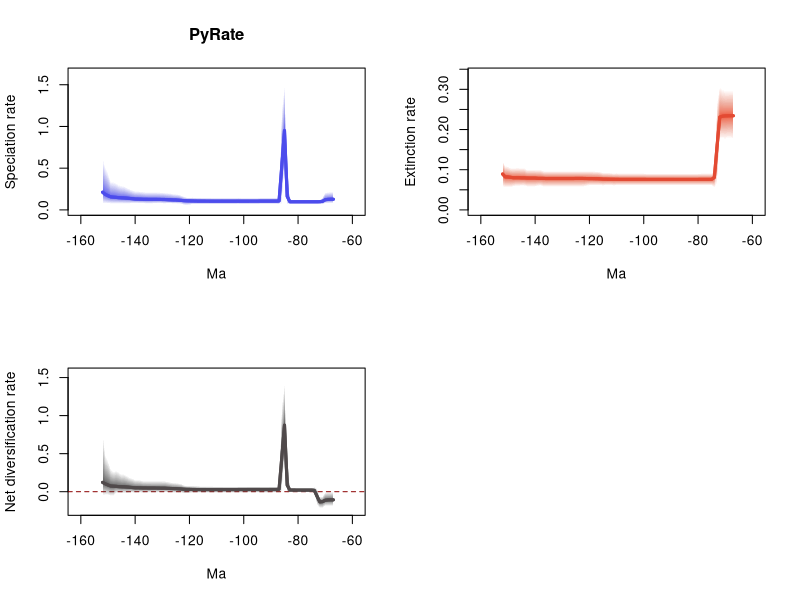

Write the R code that produced this figure.
# 1 files combined:
# 	./PyRate_Inputs_2_BDMCMC_Grj_marginal_rates.log

# 95% HPDs calculated using code from Biopy (https://www.cs.auckland.ac.nz/~yhel002/biopy/)

pdf(file='./PyRate_Inputs_2_BDMCMC_Grj_marginal_rates_RTT.pdf',width=10.8, height=8.4)
par(mfrow=c(2,2))
library(scales)
plot_RTT <- function (age,hpd_M,hpd_m,mean_m,color){
    N=100
    beta=(1:(N-1))/N
    alpha_shape=0.25
    cat=1-(beta^(1./alpha_shape))
    for (i in 1:(N-1)){
        trans= 1/N + 2/N
        polygon(c(age, rev(age)), c(hpd_M-((hpd_M-mean_m)*cat[i]), rev(hpd_m+((mean_m-hpd_m)*cat[i]))), col = alpha(color,trans), border = NA)
    }
    lines(rev(age), rev(mean_m), col = color, lwd=3)
}
    
L_hpd_m95=c(NA, NA,NA,NA,NA,NA,NA,NA,NA,NA,NA,NA,NA,NA,NA,NA,NA,NA,NA,NA,NA,NA,NA,NA,NA,NA,NA,NA,NA,NA,NA,NA,NA,NA,NA,NA,NA,NA,NA,NA,NA,NA,NA,NA,NA,NA,NA,NA,NA,NA,NA,NA,NA,NA,NA,NA,NA,NA,NA,NA,NA,NA,NA,NA,NA,NA,NA,0.079467874954131,0.079467874954131,0.077486979693998,0.07736190390751,0.06548839644122,0.071862126111091,0.071862126111091,0.071862126111091,0.071862126111091,0.071862126111091,0.071862126111091,0.071862126111091,0.071862126111091,0.071862126111091,0.071862126111091,0.071862126111091,0.071862126111091,0.06548839644122,0.521409670140717,0.053402947444052,0.066152035489727,0.068837643251593,0.068972946316253,0.068972946316253,0.068972946316253,0.068972946316253,0.068972946316253,0.068972946316253,0.06555294754684,0.06555294754684,0.06555294754684,0.06555294754684,0.066152035489727,0.066152035489727,0.066152035489727,0.067839044988618,0.066152035489727,0.066152035489727,0.066152035489727,0.066152035489727,0.066152035489727,0.066152035489727,0.066152035489727,0.066152035489727,0.066152035489727,0.066224862062059,0.066224862062059,0.066152035489727,0.066152035489727,0.066152035489727,0.066152035489727,0.066152035489727,0.06555294754684,0.057841090655854,0.055084916725938,0.057841090655854,0.068972946316253,0.073137447653403,0.073137447653403,0.073137447653403,0.077266917405368,0.077266917405368,0.073137447653403,0.075221656885362,0.077323567506097,0.075753527011583,0.075753527011583,0.073137447653403,0.073137447653403,0.073137447653403,0.076337026006038,0.076337026006038,0.077323567506097,0.077323567506097,0.077380266360024,0.073137447653403,0.073137447653403,0.073137447653403,0.073137447653403,0.073137447653403,0.073137447653403,0.073137447653403,0.073137447653403,0.073137447653403,0.073137447653403,0.073137447653403)
L_hpd_M95=c(NA, NA,NA,NA,NA,NA,NA,NA,NA,NA,NA,NA,NA,NA,NA,NA,NA,NA,NA,NA,NA,NA,NA,NA,NA,NA,NA,NA,NA,NA,NA,NA,NA,NA,NA,NA,NA,NA,NA,NA,NA,NA,NA,NA,NA,NA,NA,NA,NA,NA,NA,NA,NA,NA,NA,NA,NA,NA,NA,NA,NA,NA,NA,NA,NA,NA,NA,0.21657644146823,0.21657644146823,0.214002628949855,0.208599837233736,0.147101089733487,0.120831253555493,0.119413182196658,0.119413182196658,0.119413182196658,0.119413182196658,0.119413182196658,0.119817782061356,0.119817782061356,0.119817782061356,0.119817782061356,0.119817782061356,0.119817782061356,0.65825457091841,1.485934615252163,1.204000220856097,0.144996465820708,0.145671254711422,0.145671254711422,0.145671254711422,0.145671254711422,0.145671254711422,0.145671254711422,0.145671254711422,0.142338045593646,0.142338045593646,0.142338045593646,0.142338045593646,0.143554028840364,0.143554028840364,0.143554028840364,0.145671254711422,0.144568152117688,0.144568152117688,0.144568152117688,0.144568152117688,0.144568152117688,0.144996465820708,0.144568152117688,0.144568152117688,0.144568152117688,0.14541087387409,0.14541087387409,0.145671254711422,0.145671254711422,0.147479881793191,0.148370336052747,0.148928027491548,0.150386617866367,0.149292543931053,0.150386617866367,0.159803580938709,0.174711938834277,0.186930701323874,0.190117407779038,0.192839212411851,0.200726422727576,0.202733311463274,0.206349697935972,0.209720091424112,0.212463857696318,0.21258837890584,0.21258837890584,0.21258837890584,0.21258837890584,0.213203832985523,0.2177726481685,0.222265283351015,0.225487410366207,0.225879873567588,0.23799331450822,0.25315556138519,0.268911885926953,0.286663089675768,0.291995540852498,0.300808867476464,0.323496847213657,0.33709891370386,0.341955791212132,0.44621606017545,0.524458897532627,0.642096446229698)
M_hpd_m95=c(NA, NA,NA,NA,NA,NA,NA,NA,NA,NA,NA,NA,NA,NA,NA,NA,NA,NA,NA,NA,NA,NA,NA,NA,NA,NA,NA,NA,NA,NA,NA,NA,NA,NA,NA,NA,NA,NA,NA,NA,NA,NA,NA,NA,NA,NA,NA,NA,NA,NA,NA,NA,NA,NA,NA,NA,NA,NA,NA,NA,NA,NA,NA,NA,NA,NA,NA,0.175044402779152,0.176079889055142,0.176617217355911,0.175044402779152,0.176079889055142,0.176079889055142,0.061768248805669,0.055311041855206,0.060601260247764,0.060601260247764,0.060742226500182,0.060742226500182,0.060742226500182,0.060500238583062,0.060500238583062,0.060500238583062,0.060500238583062,0.060500238583062,0.060500238583062,0.060500238583062,0.060500238583062,0.060500238583062,0.060500238583062,0.060500238583062,0.060500238583062,0.060500238583062,0.060500238583062,0.060500238583062,0.060500238583062,0.060500238583062,0.060500238583062,0.060500238583062,0.060500238583062,0.060742226500182,0.060601260247764,0.060601260247764,0.060601260247764,0.060601260247764,0.060601260247764,0.060601260247764,0.060601260247764,0.060500238583062,0.060500238583062,0.060500238583062,0.059628357695977,0.060742226500182,0.060742226500182,0.060500238583062,0.059628357695977,0.060500238583062,0.060742226500182,0.060500238583062,0.060500238583062,0.060500238583062,0.058996451752429,0.057337148335961,0.05714696028546,0.05714696028546,0.05714696028546,0.05714696028546,0.05714696028546,0.05714696028546,0.05714696028546,0.05714696028546,0.05714696028546,0.05714696028546,0.05714696028546,0.05714696028546,0.05714696028546,0.05714696028546,0.05714696028546,0.059628357695977,0.058996451752429,0.05714696028546,0.05714696028546,0.05714696028546,0.05714696028546,0.059260176939047,0.059260176939047,0.058996451752429,0.058996451752429,0.057337148335961,0.055311041855206,0.055311041855206,0.055311041855206,0.05714696028546)
M_hpd_M95=c(NA, NA,NA,NA,NA,NA,NA,NA,NA,NA,NA,NA,NA,NA,NA,NA,NA,NA,NA,NA,NA,NA,NA,NA,NA,NA,NA,NA,NA,NA,NA,NA,NA,NA,NA,NA,NA,NA,NA,NA,NA,NA,NA,NA,NA,NA,NA,NA,NA,NA,NA,NA,NA,NA,NA,NA,NA,NA,NA,NA,NA,NA,NA,NA,NA,NA,NA,0.298852498275703,0.298852498275703,0.298852498275703,0.298852498275703,0.301991812421138,0.308512883002049,0.268693541280626,0.096665206301627,0.091160833334138,0.091160833334138,0.091160833334138,0.091160833334138,0.091160833334138,0.090788613980757,0.090788613980757,0.090788613980757,0.090788613980757,0.090788613980757,0.090788613980757,0.090788613980757,0.090788613980757,0.090788613980757,0.090788613980757,0.090788613980757,0.090788613980757,0.090788613980757,0.090788613980757,0.090788613980757,0.090788613980757,0.090788613980757,0.090788613980757,0.090788613980757,0.090788613980757,0.091160833334138,0.091160833334138,0.091160833334138,0.091160833334138,0.091160833334138,0.091160833334138,0.091160833334138,0.091160833334138,0.091160833334138,0.091160833334138,0.091840131366093,0.091160833334138,0.092287762032109,0.092664076910045,0.092920530960312,0.092664076910045,0.095012600150515,0.096233759346944,0.096233759346944,0.096665206301627,0.096665206301627,0.096665206301627,0.096377329292677,0.096665206301627,0.096665206301627,0.096665206301627,0.096665206301627,0.096665206301627,0.096665206301627,0.096665206301627,0.096665206301627,0.096665206301627,0.096665206301627,0.096665206301627,0.096665206301627,0.096665206301627,0.096665206301627,0.097166939398045,0.100175753155823,0.0998177942582,0.100175753155823,0.100175753155823,0.100175753155823,0.100175753155823,0.104583327727564,0.104583327727564,0.105015916511353,0.105015916511353,0.104583327727564,0.104583327727564,0.108346181986066,0.109668708909584,0.124251570918582)
R_hpd_m95=c(NA, NA,NA,NA,NA,NA,NA,NA,NA,NA,NA,NA,NA,NA,NA,NA,NA,NA,NA,NA,NA,NA,NA,NA,NA,NA,NA,NA,NA,NA,NA,NA,NA,NA,NA,NA,NA,NA,NA,NA,NA,NA,NA,NA,NA,NA,NA,NA,NA,NA,NA,NA,NA,NA,NA,NA,NA,NA,NA,NA,NA,NA,NA,NA,NA,NA,NA,-0.189067711710479,-0.190784569427452,-0.189387338392353,-0.189387338392353,-0.2165210216,-0.217204399214319,-0.178436844557174,-0.010912578863457,-0.008266644240238,-0.008266644240238,-0.008086550215517,-0.008442399171033,-0.008442399171033,-0.008266644240238,-0.008266644240238,-0.008266644240238,-0.008266644240238,-0.015775872011747,0.448757679480777,-0.02016935634339,-0.0141168435684,-0.0141168435684,-0.012840583938158,-0.012840583938158,-0.0141168435684,-0.0141168435684,-0.0141168435684,-0.0141168435684,-0.012840583938158,-0.012840583938158,-0.012840583938158,-0.012840583938158,-0.0141168435684,-0.0141168435684,-0.0141168435684,-0.014484718471656,-0.0141168435684,-0.0141168435684,-0.0141168435684,-0.0141168435684,-0.0141168435684,-0.0141168435684,-0.0141168435684,-0.014484718471656,-0.0141168435684,-0.0141168435684,-0.0141168435684,-0.013801880671896,-0.013801880671896,-0.014946960714705,-0.013801880671896,-0.014484718471656,-0.014946960714705,-0.020355918079609,-0.022733451400227,-0.025683131883554,-0.014484718471656,-0.016948756075905,-0.014946960714705,-0.014946960714705,-0.0141168435684,-0.012317972503957,-0.010217549441163,-0.012317972503957,-0.012317972503957,-0.013248270366863,-0.013248270366863,-0.014946960714705,-0.014946960714705,-0.0141168435684,-0.018371036333671,-0.0141168435684,-0.013248270366863,-0.018371036333671,-0.0141168435684,-0.018371036333671,-0.025226360593583,-0.018371036333671,-0.025226360593583,-0.018371036333671,-0.020355918079609,-0.05804012308672,-0.05804012308672,-0.046834440641332,-0.046834440641332,-0.05804012308672)
R_hpd_M95=c(NA, NA,NA,NA,NA,NA,NA,NA,NA,NA,NA,NA,NA,NA,NA,NA,NA,NA,NA,NA,NA,NA,NA,NA,NA,NA,NA,NA,NA,NA,NA,NA,NA,NA,NA,NA,NA,NA,NA,NA,NA,NA,NA,NA,NA,NA,NA,NA,NA,NA,NA,NA,NA,NA,NA,NA,NA,NA,NA,NA,NA,NA,NA,NA,NA,NA,NA,-0.000351744054703,-0.002314833765185,-0.002735842985813,-0.004884696513751,-0.062406466045426,-0.07051592561335,0.044107700891375,0.059741041169903,0.046263984367121,0.046263984367121,0.046263984367121,0.046263984367121,0.046263984367121,0.046263984367121,0.046263984367121,0.046263984367121,0.046263984367121,0.57908056255544,1.411932190200443,1.13543600188487,0.069826049321548,0.067112138511274,0.068069582706322,0.068069582706322,0.067112138511274,0.067112138511274,0.067112138511274,0.067112138511274,0.068069582706322,0.068069582706322,0.068069582706322,0.068069582706322,0.067112138511274,0.067112138511274,0.067112138511274,0.067112138511274,0.068069582706322,0.068069582706322,0.068069582706322,0.068069582706322,0.068069582706322,0.069826049321548,0.069826049321548,0.069826049321548,0.069826049321548,0.070587254776356,0.070587254776356,0.071314148478837,0.071314148478837,0.071314148478837,0.075212051627633,0.076711310154261,0.078473466416261,0.077388242977861,0.078473466416261,0.084798103968821,0.105193195593718,0.111697893441568,0.117743037462514,0.119922258955862,0.126166042963378,0.134120741494329,0.141840107207479,0.141840107207479,0.141840107207479,0.141840107207479,0.141840107207479,0.141840107207479,0.141840107207479,0.143186687910868,0.143186687910868,0.155226839063121,0.158745898367047,0.158745898367047,0.176824721924834,0.189423253909343,0.211139065494573,0.233966770794926,0.233966770794926,0.259967922071613,0.282587430329435,0.263725383178227,0.305177328982865,0.414678425694602,0.496387299730709,0.820777060126084)
L_mean=c(NA, NA,NA,NA,NA,NA,NA,NA,NA,NA,NA,NA,NA,NA,NA,NA,NA,NA,NA,NA,NA,NA,NA,NA,NA,NA,NA,NA,NA,NA,NA,NA,NA,NA,NA,NA,NA,NA,NA,NA,NA,NA,NA,NA,NA,NA,NA,NA,NA,NA,NA,NA,NA,NA,NA,NA,NA,NA,NA,NA,NA,NA,NA,NA,NA,NA,NA,0.127555917365194,0.127555917365194,0.126119750400026,0.121507568265664,0.102711612462568,0.09787532557106,0.097375877765412,0.097375877765412,0.097375877765412,0.097368015625849,0.097368015625849,0.097439006977299,0.097439006977299,0.097439006977299,0.097439006977299,0.097439006977299,0.097439006977299,0.1613625417409,0.950344219394832,0.518044463974832,0.107182543720813,0.105058132795637,0.104968901862106,0.104968901862106,0.104958987467889,0.104958987467889,0.104958987467889,0.104986233313682,0.10490101472652,0.10490101472652,0.104873770152624,0.104873770152624,0.104766696913483,0.104708708603422,0.104658560918091,0.104588835847582,0.104333988047603,0.104333988047603,0.104333988047603,0.104333988047603,0.104333988047603,0.104395480171706,0.104465761342724,0.104479947531048,0.104655512976857,0.104805011536568,0.104845164820217,0.104937853409302,0.105043264089671,0.10522534165298,0.105511935162356,0.106291368281458,0.106966779641828,0.108219927403366,0.108968785996673,0.11060518449977,0.113631721830497,0.115985449307665,0.118471385094335,0.119120345424559,0.120394169760427,0.121944259200945,0.124217107107092,0.124824579901288,0.125102977673745,0.125901252770243,0.126011015967226,0.126372679532302,0.126372679532302,0.126819870882978,0.127077907397249,0.12855990544719,0.129106362439313,0.130212185518334,0.133530537156306,0.137401745459703,0.140660690575917,0.142936618436242,0.144483408223729,0.146403593221084,0.150024318433995,0.15291518387273,0.155921847484937,0.169499503163288,0.185599830532951,0.211871256297633)
M_mean=c(NA, NA,NA,NA,NA,NA,NA,NA,NA,NA,NA,NA,NA,NA,NA,NA,NA,NA,NA,NA,NA,NA,NA,NA,NA,NA,NA,NA,NA,NA,NA,NA,NA,NA,NA,NA,NA,NA,NA,NA,NA,NA,NA,NA,NA,NA,NA,NA,NA,NA,NA,NA,NA,NA,NA,NA,NA,NA,NA,NA,NA,NA,NA,NA,NA,NA,NA,0.234251281755463,0.234335081329538,0.234100233165856,0.233917054908881,0.233175591900125,0.231078739373196,0.158803920557301,0.080713591372373,0.076026919555686,0.076026919555686,0.075998166917376,0.075998166917376,0.075988968742305,0.075847255703339,0.075847255703339,0.0758444162737,0.0758444162737,0.0758444162737,0.0758444162737,0.0758444162737,0.07585370849822,0.075871700795516,0.075871700795516,0.075871700795516,0.075871700795516,0.075871700795516,0.075871700795516,0.075871700795516,0.075871700795516,0.075871700795516,0.075871700795516,0.075871700795516,0.075871700795516,0.075913237352152,0.075944891227125,0.075944891227125,0.075944891227125,0.075931714616384,0.075931714616384,0.075931714616384,0.075948695127008,0.075981211587828,0.075997446136272,0.076148435906842,0.076234699590441,0.076263650244496,0.076429308927223,0.076581861799921,0.076702158025733,0.077105682875617,0.077429178242685,0.07751719925748,0.077737079106281,0.077737079106281,0.078000180539808,0.078138183541428,0.078340684699031,0.078340684699031,0.078245107417515,0.078136546959409,0.078136546959409,0.078136546959409,0.078115243267958,0.078115243267958,0.078115243267958,0.078115243267958,0.078115243267958,0.078115243267958,0.078115243267958,0.078057326270149,0.078371510040203,0.078476900524062,0.078522588682965,0.079176311839969,0.079176311839969,0.079176311839969,0.079214673807755,0.07966146702468,0.07966146702468,0.07991884637018,0.079909632410577,0.079880817779533,0.081005458373877,0.081859131858473,0.082105617684604,0.089258180138297)
R_mean=c(NA, NA,NA,NA,NA,NA,NA,NA,NA,NA,NA,NA,NA,NA,NA,NA,NA,NA,NA,NA,NA,NA,NA,NA,NA,NA,NA,NA,NA,NA,NA,NA,NA,NA,NA,NA,NA,NA,NA,NA,NA,NA,NA,NA,NA,NA,NA,NA,NA,NA,NA,NA,NA,NA,NA,NA,NA,NA,NA,NA,NA,NA,NA,NA,NA,NA,NA,-0.106695364390269,-0.106779163964344,-0.10798048276583,-0.112409486643217,-0.130463979437557,-0.133203413802135,-0.061428042791889,0.016662286393039,0.021348958209726,0.021341096070164,0.021369848708474,0.021440840059923,0.021450038234994,0.02159175127396,0.02159175127396,0.021594590703599,0.021594590703599,0.085518125467201,0.874499803121132,0.442200047701132,0.031328835222593,0.029186432000121,0.02909720106659,0.02909720106659,0.029087286672373,0.029087286672373,0.029087286672373,0.029114532518166,0.029029313931004,0.029029313931004,0.029002069357109,0.029002069357109,0.028894996117967,0.02879547125127,0.028713669690966,0.028643944620457,0.028389096820478,0.028402273431219,0.028402273431219,0.028402273431219,0.028385292920595,0.028414268583878,0.028468315206452,0.028331511624206,0.028420813386416,0.028541361292072,0.028415855892994,0.028355991609381,0.028341106063937,0.028119658777363,0.028082756919671,0.028774169023978,0.029229700535547,0.030482848297085,0.030968605456865,0.032467000958342,0.035291037131466,0.037644764608634,0.04022627767682,0.040983798465151,0.042257622801019,0.043807712241537,0.046101863839134,0.04670933663333,0.046987734405787,0.047786009502285,0.047895772699268,0.048257436264344,0.048257436264344,0.04876254461283,0.048706397357046,0.050083004923128,0.050583773756348,0.051035873678366,0.054354225316338,0.058225433619734,0.061446016768162,0.063275151411562,0.064821941199049,0.066484746850905,0.070114686023418,0.073034366093197,0.07491638911106,0.087640371304815,0.103494212848348,0.122613076159336)
trans=0.5
age=(0:(153-1))* -1
plot(age,age,type = 'n', ylim = c(0, 1.6345280767773795), xlim = c(-160.65,-59.35), ylab = 'Speciation rate', xlab = 'Ma',main='PyRate' )
plot_RTT(age,L_hpd_M95,L_hpd_m95,L_mean,"#4c4cec")
lines(rev(age), rev(L_mean), col = "#4c4cec", lwd=3)
plot(age,age,type = 'n', ylim = c(0, 0.33936417130225394), xlim = c(-160.65,-59.35), ylab = 'Extinction rate', xlab = 'Ma' )
plot_RTT(age,M_hpd_M95,M_hpd_m95,M_mean,"#e34a33")
lines(rev(age), rev(M_mean), col = "#e34a33", lwd=3)
plot(age,age,type = 'n', ylim = c(-0.2389248391357509, 1.5531254092204874), xlim = c(-160.65,-59.35), ylab = 'Net diversification rate', xlab = 'Ma' )
abline(h=0,lty=2,col="darkred")
plot_RTT(age,R_hpd_M95,R_hpd_m95,R_mean,"#504A4B")
lines(rev(age), rev(R_mean), col = "#504A4B", lwd=3)
n <- dev.off()